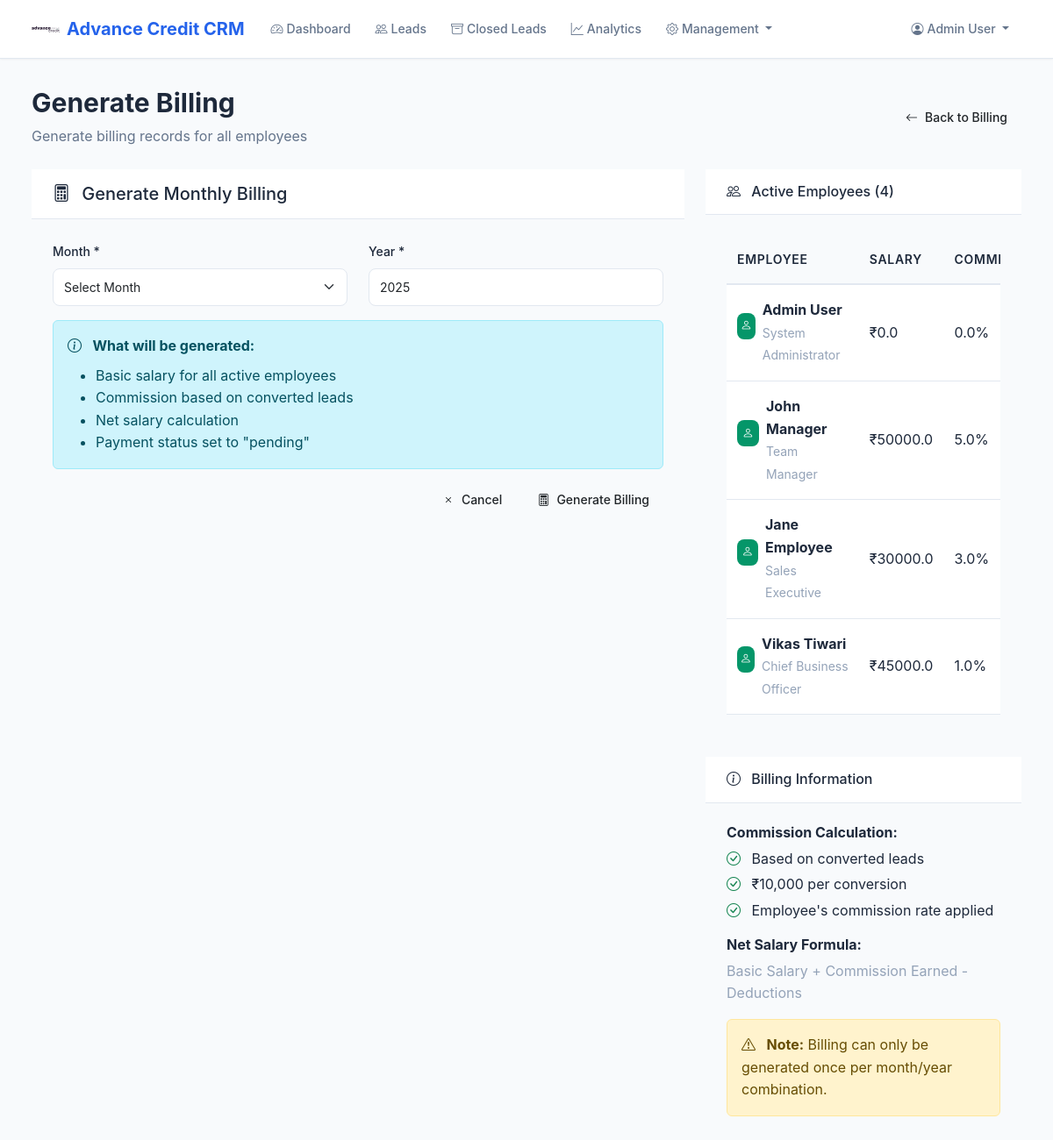
The app's page /crm/billing/generate (signed in) with its own data.
### src/shared/crm_models.py (models this page shows)
class User(CRMBase):
    __tablename__ = "users"
    user_id = Column(Integer, primary_key=True, index=True)
    name = Column(String(128), nullable=False)
    email = Column(String(128), unique=True, nullable=False)
    phone = Column(String(32), unique=True, nullable=False)
    password_hash = Column(String(128), nullable=False)
    role = Column(String(32), default="employee")  # 'employee', 'manager', 'admin'
    is_active = Column(Boolean, default=True)
    created_at = Column(DateTime, server_default=func.now())
    employee = relationship("Employee", back_populates="user", uselist=False)

class Employee(CRMBase):
    __tablename__ = "employees"
    employee_id = Column(Integer, primary_key=True, index=True)
    user_id = Column(Integer, ForeignKey("users.user_id"), unique=True, nullable=False)
    employee_code = Column(String(64), unique=True, nullable=False)
    designation = Column(String(64))
    department = Column(String(64))
    team_id = Column(Integer, ForeignKey("teams.team_id"), nullable=True)
    salary = Column(Float, default=0.0)
    commission_rate = Column(Float, default=0.0)
    is_active = Column(Boolean, default=True)
    joining_date = Column(Date, server_default=func.current_date())
    created_at = Column(DateTime, server_default=func.now())
    updated_at = Column(DateTime, onupdate=func.now())
    user = relationship("User", back_populates="employee")
    team = relationship("Team", foreign_keys=[team_id], back_populates="members")
    managed_teams = relationship("Team", foreign_keys="Team.manager_id", back_populates="manager")
    assigned_leads = relationship("LeadAssignment", foreign_keys="LeadAssignment.employee_id", back_populates="employee")
    billings = relationship("Billing", back_populates="employee")
    commissions = relationship("Commission", back_populates="employee")
    activities = relationship("LeadActivity", back_populates="employee")

### src/crm/routes.py (the view)
@router.get("/billing/generate", response_class=HTMLResponse)
def generate_billing_get(request: Request, db: Session = Depends(get_db)):
    user_id = request.session.get("user_id")
    if not user_id:
        return RedirectResponse("/crm/unauthorized", status_code=status.HTTP_302_FOUND)
    user = db.query(User).filter(User.user_id == user_id).first()
    if not user or user.role != "admin":
        return RedirectResponse("/crm/unauthorized", status_code=status.HTTP_302_FOUND)
    employees = db.query(Employee).filter(Employee.is_active == True).all()
    from datetime import datetime
    current_year = datetime.now().year
    return templates.TemplateResponse("generate_billing.html", {
        "request": request,
        "employees": employees,
        "current_year": current_year
    })

### src/crm/templates/generate_billing.html (shortened to what this page needs)
{% extends 'base.html' %}
{% block content %}
<div class="container-fluid">
    <div class="d-flex justify-content-between align-items-center mb-4">
        <div>
            <h1 class="page-title">Generate Billing</h1>
            <p class="page-subtitle">Generate billing records for all employees</p>
        </div>
        <a href="/crm/billing" class="btn btn-modern btn-secondary-modern">
            <i class="bi bi-arrow-left me-2"></i>Back to Billing
        </a>
    </div>
    <div class="row">
        <div class="col-lg-8">
            <div class="glass-card">
                <div class="card-header">
                    <h5 class="mb-0">
                        <i class="bi bi-calculator me-2"></i>
                        Generate Monthly Billing
                    </h5>
                </div>
                <div class="card-body">
                    <form method="POST">
                        <div class="row">
                            <div class="col-md-6 mb-3">
                                <label class="form-label">Month *</label>
                                <select class="form-select form-control-modern" name="month" required>
                                    <option value="">Select Month</option>
                                </select>
                            </div>
                            <div class="col-md-6 mb-3">
                                <label class="form-label">Year *</label>
                                <input type="number" class="form-control form-control-modern" name="year" value="{{ current_year }}" required>
                            </div>
                        </div>
                        <div class="alert alert-info alert-modern">
                            <i class="bi bi-info-circle me-2"></i>
                            <strong>What will be generated:</strong>
                            <ul class="mb-0 mt-2">
                                <li>Basic salary for all active employees</li>
                                <li>Commission based on converted leads</li>
                                <li>Net salary calculation</li>
                                <li>Payment status set to "pending"</li>
                            </ul>
                        </div>
                        <div class="d-flex justify-content-end gap-2">
                            <a href="/crm/billing" class="btn btn-modern btn-secondary-modern">
                                <i class="bi bi-x me-2"></i>Cancel
                            </a>
                            <button type="submit" class="btn btn-modern btn-primary-modern">
                                <i class="bi bi-calculator me-2"></i>Generate Billing
                            </button>
                        </div>
                    </form>
                </div>
            </div>
        </div>
        <div class="col-lg-4">
            <div class="glass-card">
                <div class="card-header">
                    <h6 class="mb-0">
                        <i class="bi bi-people me-2"></i>
                        Active Employees ({{ employees|length }})
                    </h6>
                </div>
                <div class="card-body">
                    {% if employees %}
                    <div class="table-responsive">
                        <table class="table table-sm">
                            <thead>
                                <tr>
                                    <th>Employee</th>
                                    <th>Salary</th>
                                    <th>Commission</th>
                                </tr>
                            </thead>
                            <tbody>
                                {% for employee in employees %}
                                <tr>
                                    <td>
                                        <div class="d-flex align-items-center">
                                            <div class="stats-icon success me-2" style="width: 30px; height: 30px; font-size: 0.8rem;">
                                                <i class="bi bi-person"></i>
                                            </div>
                                            <div>
                                                <strong>{{ employee.user.name }}</strong>
                                                <br>
                                                <small class="text-muted">{{ employee.designation }}</small>
                                            </div>
                                        </div>
                                    </td>
                                    <td>₹{{ employee.salary }}</td>
                                    <td>{{ employee.commission_rate }}%</td>
                                </tr>
                                {% endfor %}
                            </tbody>
                        </table>
                    </div>
                    {% endif %}
                </div>
            </div>
            <div class="glass-card mt-4">
                <div class="card-header">
                    <h6 class="mb-0">
                        <i class="bi bi-info-circle me-2"></i>
                        Billing Information
                    </h6>
                </div>
                <div class="card-body">
                    <div class="mb-3">
                        <h6 class="fw-bold">Commission Calculation:</h6>
                        <ul class="list-unstyled">
                            <li class="mb-1">
                                <i class="bi bi-check-circle text-success me-2"></i>
                                Based on converted leads
                            </li>
                            <li class="mb-1">
                                <i class="bi bi-check-circle text-success me-2"></i>
                                ₹10,000 per conversion
                            </li>
                            <li class="mb-1">
                                <i class="bi bi-check-circle text-success me-2"></i>
                                Employee's commission rate applied
                            </li>
                        </ul>
                    </div>
                    <div class="mb-3">
                        <h6 class="fw-bold">Net Salary Formula:</h6>
                        <p class="text-muted mb-0">
                            Basic Salary + Commission Earned - Deductions
                        </p>
                    </div>
                    <div class="alert alert-warning alert-modern">
                        <i class="bi bi-exclamation-triangle me-2"></i>
                        <strong>Note:</strong> Billing can only be generated once per month/year combination.
                    </div>
                </div>
            </div>
        </div>
    </div>
</div>
{% endblock %}

### src/crm/templates/base.html (shortened to what this page needs)
<!DOCTYPE html>
<html lang="en">
<head>
    <link href="https://cdn.jsdelivr.net/npm/bootstrap@5.3.0/dist/css/bootstrap.min.css" rel="stylesheet">
    <link href="https://cdn.jsdelivr.net/npm/bootstrap-icons@1.10.0/font/bootstrap-icons.css" rel="stylesheet">
</head>
<body>
    <nav class="navbar navbar-expand-lg">
        <div class="container-fluid">
            <a class="navbar-brand" href="/crm/dashboard">
                <img src="/crm/static/ac-logo-1.svg" alt="Advance Credit">
                Advance Credit CRM
            </a>
            <div class="collapse navbar-collapse" id="navbarNav">
                <ul class="navbar-nav me-auto">
                    <li class="nav-item">
                        <a class="nav-link {% if request.url.path == '/crm/dashboard' %}active{% endif %}" href="/crm/dashboard">
                            <i class="bi bi-speedometer2 me-1"></i>Dashboard
                        </a>
                    </li>
                    <li class="nav-item">
                        <a class="nav-link {% if request.url.path == '/crm/unified-leads' %}active{% endif %}" href="/crm/unified-leads">
                            <i class="bi bi-people me-1"></i>Leads
                        </a>
                    </li>
                    <li class="nav-item">
                        <a class="nav-link {% if request.url.path == '/crm/close-leads' %}active{% endif %}" href="/crm/close-leads">
                            <i class="bi bi-archive me-1"></i>Closed Leads
                        </a>
                    </li>
                    <li class="nav-item">
                        <a class="nav-link {% if request.url.path == '/crm/analytics' %}active{% endif %}" href="/crm/analytics">
                            <i class="bi bi-graph-up me-1"></i>Analytics
                        </a>
                    </li>
                    {% if request.session.get('user_role') in ['admin', 'manager'] %}
                    <li class="nav-item dropdown">
                        <a class="nav-link dropdown-toggle" href="#" role="button" data-bs-toggle="dropdown">
                            <i class="bi bi-gear me-1"></i>Management
                        </a>
                    </li>
                    {% endif %}
                </ul>
                <ul class="navbar-nav">
                    <li class="nav-item dropdown">
                        <a class="nav-link dropdown-toggle" href="#" role="button" data-bs-toggle="dropdown">
                            <i class="bi bi-person-circle me-1"></i>{{ request.session.get('user_name', 'User') }}
                        </a>
                    </li>
                </ul>
            </div>
        </div>
    </nav>
    <main class="main-content">
        {% block content %}{% endblock %}
    </main>
</body>
</html>

### src/crm/templates/base.html (style rules this page uses)
:root { --primary-color: #2563eb; --primary-dark: #1d4ed8; --secondary-color: #64748b; --success-color: #059669; --warning-color: #d97706; --danger-color: #dc2626; --info-color: #0891b2; --light-bg: #f8fafc; --white: #ffffff; --border-color: #e2e8f0; --text-primary: #1e293b; --text-secondary: #64748b; --text-muted: #94a3b8; --shadow-sm: 0 1px 2px 0 rgb(0 0 0 / 0.05); --shadow-md: 0 4px 6px -1px rgb(0 0 0 / 0.1), 0 2px 4px -2px rgb(0 0 0 / 0.1); --shadow-lg: 0 10px 15px -3px rgb(0 0 0 / 0.1), 0 4px 6px -4px rgb(0 0 0 / 0.1); --shadow-xl: 0 20px 25px -5px rgb(0 0 0 / 0.1), 0 8px 10px -6px rgb(0 0 0 / 0.1); }
* { box-sizing: border-box; }
body { background-color: var(--light-bg); font-family: 'Inter', -apple-system, BlinkMacSystemFont, 'Segoe UI', Roboto, sans-serif; color: var(--text-primary); line-height: 1.6; margin: 0; padding: 0; }
.navbar { background: var(--white); border-bottom: 1px solid var(--border-color); box-shadow: var(--shadow-sm); padding: 0.75rem 1.5rem; position: sticky; top: 0; z-index: 1000; }
.navbar-brand { font-weight: 700; font-size: 1.25rem; color: var(--primary-color) !important; display: flex; align-items: center; gap: 0.5rem; }
.navbar-brand img { width: 32px; height: 32px; }
.nav-link { color: var(--text-secondary) !important; font-weight: 500; font-size: 0.875rem; padding: 0.5rem 0.75rem !important; border-radius: 0.375rem; transition: all 0.2s ease; margin: 0 0.125rem; }
.main-content { padding: 2rem 1.5rem; min-height: calc(100vh - 70px); }
.card-header { background: var(--white); border-bottom: 1px solid var(--border-color); padding: 1rem 1.5rem; font-weight: 600; color: var(--text-primary); }
.card-body { padding: 1.5rem; }
.btn { font-weight: 500; border-radius: 0.5rem; padding: 0.5rem 1rem; font-size: 0.875rem; transition: all 0.2s ease; border: none; }
.table { margin-bottom: 0; }
.table th { background-color: #f8fafc; border-bottom: 2px solid var(--border-color); font-weight: 600; color: var(--text-primary); font-size: 0.875rem; text-transform: uppercase; letter-spacing: 0.05em; padding: 1rem 0.75rem; }
.table td { padding: 1rem 0.75rem; vertical-align: middle; border-bottom: 1px solid var(--border-color); color: var(--text-primary); }
.form-control, .form-select { border: 1px solid var(--border-color); border-radius: 0.5rem; padding: 0.625rem 0.75rem; font-size: 0.875rem; transition: all 0.2s ease; }
.form-label { font-weight: 500; color: var(--text-primary); margin-bottom: 0.5rem; font-size: 0.875rem; }
.text-muted { color: var(--text-muted) !important; }
.stats-icon { width: 48px; height: 48px; border-radius: 0.5rem; display: flex; align-items: center; justify-content: center; margin: 0 auto 1rem; font-size: 1.25rem; color: var(--white); }
.stats-icon.success { background: var(--success-color); }
.page-title { font-size: 1.875rem; font-weight: 700; color: var(--text-primary); margin-bottom: 0.5rem; }
.page-subtitle { color: var(--text-secondary); font-size: 1rem; margin-bottom: 0; }

### records on screen
User: session.get "Admin User"
Employee: user.name "Admin User", designation "System Administrator", salary "0.0", commission_rate "0.0"
Employee: user.name "John Manager", designation "Team Manager", salary "50000.0", commission_rate "5.0"
Employee: user.name "Jane Employee", designation "Sales Executive", salary "30000.0", commission_rate "3.0"
Employee: user.name "Vikas Tiwari", designation "Chief Business Officer", salary "45000.0", commission_rate "1.0"

### other values on screen
{{ employees|length }} "4"
